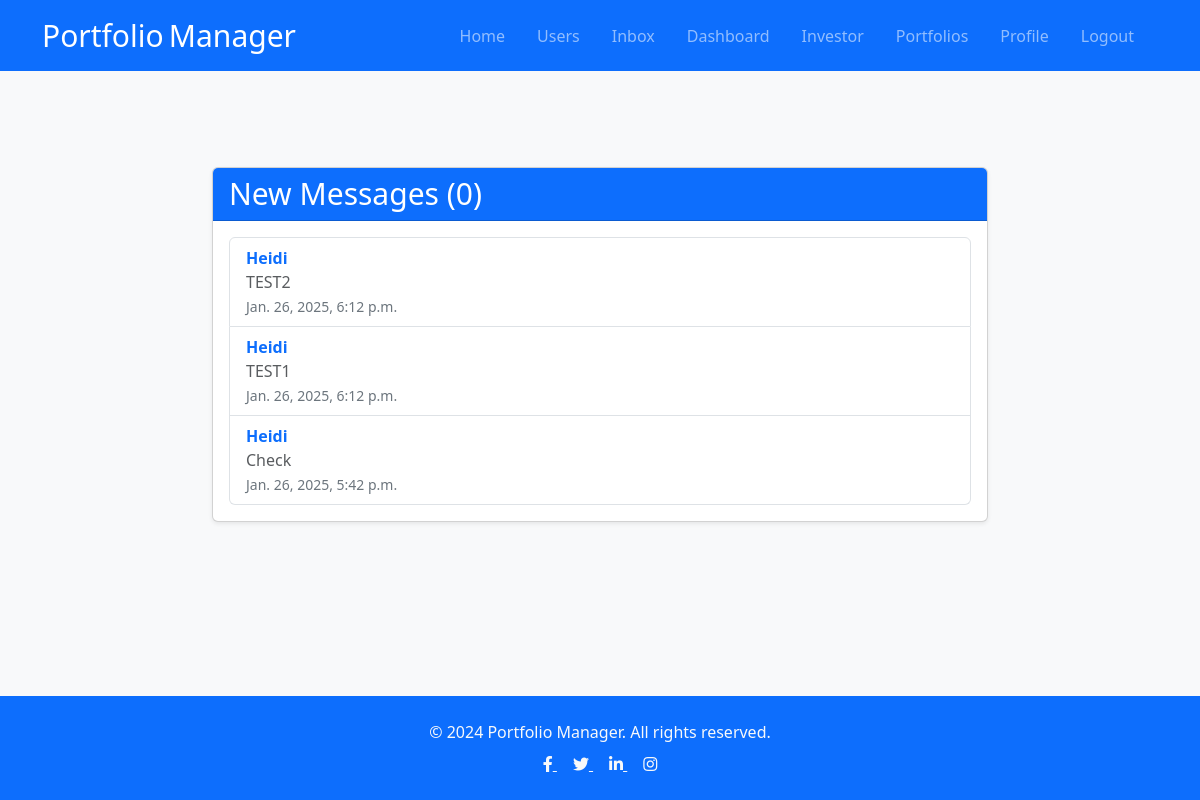
The page /inbox/ (signed in) on the database its author committed.
### users/models.py (models this page shows, shortened)
class Message(models.Model):
    sender = models.ForeignKey(Profile,on_delete=models.SET_NULL,null=True,blank=True)
    recipient = models.ForeignKey(Profile,on_delete=models.SET_NULL,null=True,blank=True,related_name="messages")
    name = models.CharField(max_length=200, null=True, blank=True)
    email = models.EmailField(max_length=200, null=True, blank=True)
    subject = models.CharField(max_length=200, null=True, blank=True)
    body = models.TextField()
    is_read = models.BooleanField(default=False,null=True)
    id = models.UUIDField(default=uuid.uuid4, unique=True, primary_key=True,editable=False)
    created = models.DateTimeField(auto_now_add=True)
    class Meta:
        ordering = ['is_read','-created']

### users/views.py (the view)
# urls.py: path('inbox/', views.inbox, name= "inbox"),
@login_required(login_url='login')
def inbox (request):
    profile = request.user.profile
    messageRequests = profile.messages.all()  ## "messages" in this case is The related name from the Model -   no need for _set
    unreadCount = messageRequests.filter(is_read=False).count()
    context = {'messageRequests':messageRequests,'unreadCount':unreadCount}
    return render(request, 'users/inbox.html', context)

### users/templates/users/inbox.html
{% extends 'base.html' %}
{% block content %}
  <main class="container my-5" style="max-width: 800px;">
    <div class="card shadow-sm">
      <div class="card-header bg-primary text-white">
        <h3 class="mb-0 responsive-text">New Messages (<span>{{ unreadCount }}</span>)</h3>
      </div>
      <div class="card-body">
        <ul class="list-group">
          {% for message in messageRequests %}
          <li class="list-group-item d-flex justify-content-between align-items-center {% if not message.is_read %}list-group-item-warning{% endif %}">
            <a href="{% url 'message' message.id %}" class="text-decoration-none w-100">
              <div class="d-flex justify-content-between">
                <div>
                  <span class="fw-bold">{{ message.name }}</span>
                  <span class="text-muted d-block">{{ message.subject }}</span>
                  <small class="text-secondary">{{ message.created }}</small>
                </div>
              </div>
            </a>
          </li>
          {% endfor %}
        </ul>
      </div>
    </div>
  </main>
  {% endblock content %}

### portfolio_manager/static/css/styles.css (style rules this page uses)
:root { --color-main: #662c39; --color-main-light: #e6faff; --color-sub: #3f4156; --color-sub-light: #51546e; --color-sub-lighter: rgb(215, 207, 218); --color-text: #737373; --color-gray: #8b8b8b; --color-light: #e5e7eb; --color-light-gray: #767676; --color-bg: #f8fafd; --color-white: #fffefd; --color-white-light: #f3f3f3; --color-success: #359e64; --color-success-bg: #def8e8; --color-info: #35869e; --color-info-bg: #def8eea6; --color-error: #fc4b0b; --color-error-bg: #fff233; --font-base: 'Poppins', arial, helvetica, 'Segoe UI', roboto, ubuntu, sans-serif; --font-monospace: 'Fira Code', 'Courier New', courier, monospace; --font-regular: 300; --font-medium: 500; --font-bold: 700; --generic-shadow: 1px 1px 5px #00000010; --generic-transition: all 0.3s ease-in-out; }
body { font-family: Arial, sans-serif; background-color: #f0f0f0; margin: 0; padding: 0; }
body { font-family: Arial, sans-serif; }
html, body { height: 100%; margin: 0; }
.responsive-text { font-size: 24px; }
@media (min-width: 576px) { .responsive-text { font-size: 30px; } }

### rows shown on the page
Message: name "Heidi", subject "TEST2", created "Jan. 26, 2025, 6:12 p.m."
Message: name "Heidi", subject "TEST1", created "Jan. 26, 2025, 6:12 p.m."
Message: name "Heidi", subject "Check", created "Jan. 26, 2025, 5:42 p.m."

### other values the page prints
{{ unreadCount }} "0"
